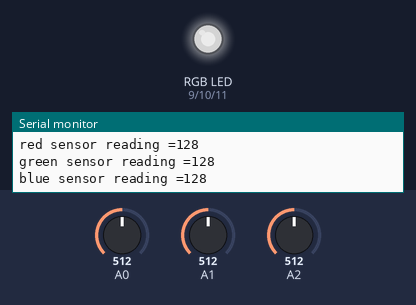
Simulated run of this sketch. Board: Arduino Uno, built with avr-gcc and run on an emulated ATmega328P. Shown: an RGB LED mixed from three pins (HIGH = lit), the last lines printed to the serial monitor. The test bench sets the inputs (shaded band); at power-on: A0 = 512, A1 = 512, A2 = 512. Dim RGB values are drawn brighter than linear.

Above: at 1.8 s.
1.9 s: A0 set to 716
At 4.0 s:
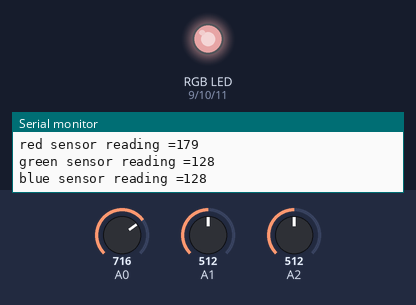
4.6 s: A1 set to 716
At 6.6 s:
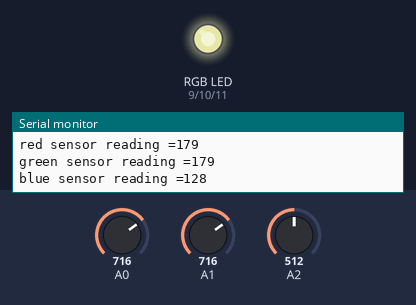
7.7 s: A2 set to 716
At 10.5 s:
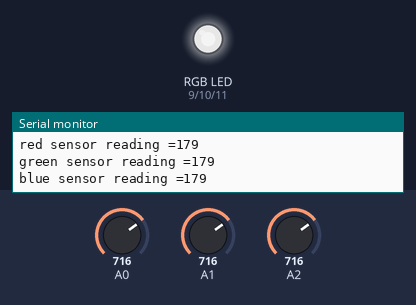
10.8 s: A0 set to 900
At 13.1 s:
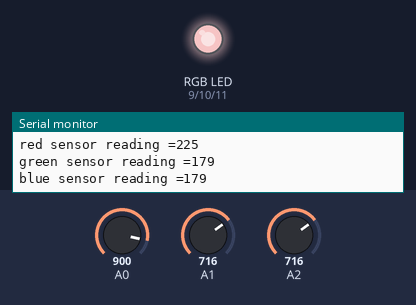
13.9 s: A1 set to 900
At 15.8 s:
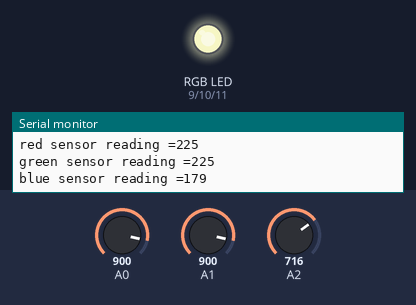
17.0 s: A2 set to 900
At 19.6 s:
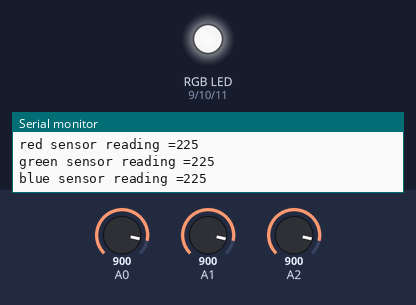
Timing chart, 0 to 21.1 s (numbered marks = the images above; inputs shaded):
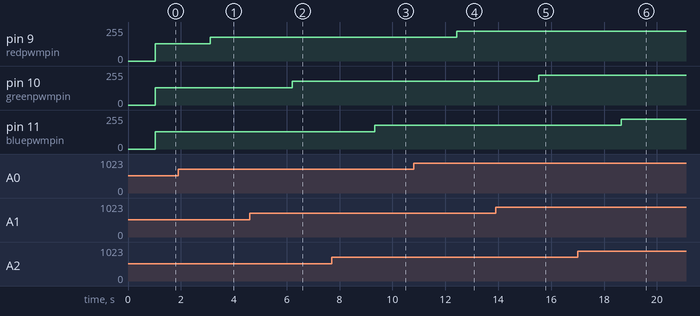

Measured:
- after the input at 1.9 s, pin 9 (redpwmpin): 128/255 → 179/255 after 1.2 s
- after the input at 4.6 s, pin 10 (greenpwmpin): 128/255 → 179/255 after 1.6 s
- after the input at 7.7 s, pin 11 (bluepwmpin): 128/255 → 179/255 after 1.6 s
- after the input at 10.8 s, pin 9 (redpwmpin): 179/255 → 225/255 after 1.6 s
- after the input at 13.9 s, pin 10 (greenpwmpin): 179/255 → 225/255 after 1.6 s
- after the input at 17.0 s, pin 11 (bluepwmpin): 179/255 → 225/255 after 1.6 s

The sketch:

color_mixing_lamp.ino
```cpp
const int redpwmpin = 9 ;
const int greenpwmpin = 10 ;
const int bluepwmpin = 11 ;

void setup() {

 Serial.begin(9600);

pinMode( redpwmpin , OUTPUT);
pinMode( greenpwmpin , OUTPUT);
pinMode(bluepwmpin , OUTPUT);

}

void loop() {

int redSensorReading = analogRead(A0);

delay(10);

int greenSensorReading = analogRead(A1);

delay(10);

int blueSensorReading = analogRead(A2);


Serial.print("red sensor reading =");
Serial.println(redSensorReading/4);

Serial.print("green sensor reading =");
Serial.println(greenSensorReading/4);

Serial.print("blue sensor reading =");
Serial.println(blueSensorReading/4);

Serial.println("");

delay(1000);

analogWrite(redpwmpin , redSensorReading/4);
analogWrite(greenpwmpin , greenSensorReading/4);
analogWrite(bluepwmpin , blueSensorReading/4);

}
```
